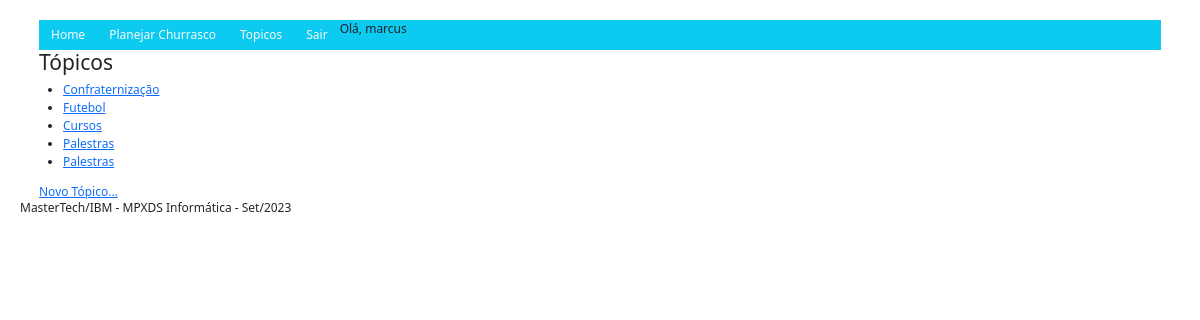
Page /topics (signed in) on the committed database.
### mp_churrascos/models.py (models this page shows)
class MpTopic(models.Model):
    text = models.CharField(max_length=200)
    date_added = models.DateTimeField(auto_now_add=True)
    owner = models.ForeignKey(User, on_delete=models.CASCADE)
    class Meta:
        verbose_name_plural = 'MpTopics'
    def __str__(self) -> str:
        return self.text

### mp_churrascos/views.py (the view)
# urls.py: path('topics', views.topics, name='topics'),
@login_required
def topics(request):
    topics = MpTopic.objects.filter(owner=request.user).order_by('date_added')
    context = { 'topics': topics }
    return render(request, 'mp_churrascos/topics.html', context)

### mp_churrascos/templates/mp_churrascos/topics.html (shortened to what this page needs)
{% extends "mp_churrascos/base.html" %}
    {% block content %}
        <h3>Tópicos</h3>
        <ul>
            {% for topic in topics %}
                <li>
                    <a href="{% url 'topic' topic.id %}">{{ topic }}</a>
                </li>
            {% empty %}
                <li>Empty...</li>
            {% endfor %}
        </ul>
        <a href="{% url 'new_topic' %}">Novo Tópico...</a>
    {% endblock content %}

### mp_churrascos/templates/mp_churrascos/base.html (shortened to what this page needs)
<!DOCTYPE html>
<html lang="pt-br">
<head>
    {% load static %}
	<link rel="stylesheet" href="{% static '/css/styles.css' %}">
    {% load bootstrap5 %}
    {% bootstrap_css %}
</head>
<body>
<div class="container">
    <ul class="nav bg-info">
        <li class="nav-item">
            <a class="nav-link link-light" href="{% url 'index' %}">Home</a>
        </li>
        <li class="nav-item">
            <a class="nav-link link-light" href="{% url 'churrasco' %}">Planejar Churrasco</a>
        </li>
        {% if user.is_authenticated %}
            <li class="nav-item">
                <a class="nav-link link-light" href="{% url 'topics' %}">Topicos</a>
            </li>
            <li class="nav-item">
                <a class="nav-link link-light" href="{% url 'logout' %}">Sair</a>
            </li>
            <li>
                Olá, {{ user.username }}
            </li>
        {% endif %}
    </ul>
    {% block content %}
    {% endblock %}
</div>
</body>
<footer>
    <h6>MasterTech/IBM - MPXDS Informática - Set/2023</h6>
</footer>
</html>

### static/css/styles.css (style rules this page uses)
* { margin: 0; padding: 0; font-size: 12px; }
body { font-family: Arial, sans-serif; margin: 0; padding: 20px; }

### rows in the picture
MpTopic: text "Confraternização"
MpTopic: text "Futebol"
MpTopic: text "Cursos"
MpTopic: text "Palestras"
MpTopic: text "Palestras"

### other values in the picture
{{ user.username }} "marcus"
